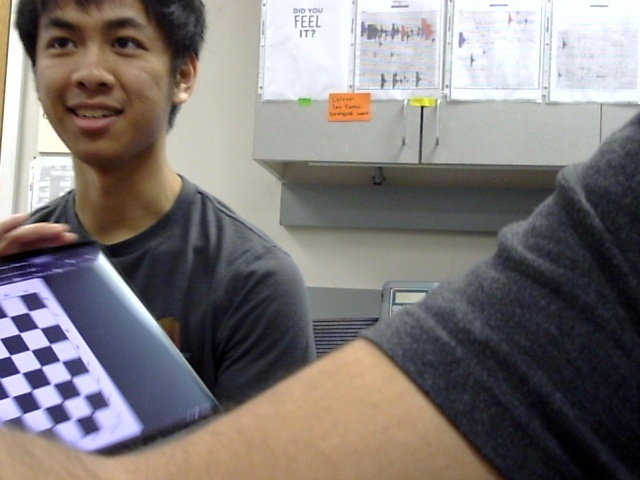
#> input picture images/left/imgLeft0.jpg, 640 x 480 px; its folder holds 4 pictures in this run
$ python cameradepth.py
#> lines starting #> are read from the running program, lines starting #| are printed output that depends on the picture; after the words box and inside, x2 and y2 are one past the last pixel; in counts of white or black regions, pixels touching at a corner belong together
import numpy as np
import cv2 as cv
import glob
from matplotlib import pyplot as plt
from mpl_toolkits import mplot3d
from mpl_toolkits.mplot3d import Axes3D as a3d

imageL = []
imageR = []

# termination criteria
criteria = (cv.TERM_CRITERIA_EPS + cv.TERM_CRITERIA_MAX_ITER, 30, 0.001)

# prepare object points, like (0,0,0), (1,0,0), (2,0,0) ....,(6,5,0)
objp = np.zeros((5*7,3), np.float32)
objp[:,:2] = np.mgrid[0:5,0:7].T.reshape(-1,2)

# Arrays to store object points and image points from all the images.
objpoints = [] # 3d point in real world space
imgpoints = [] # 2d points in image plane.


imagesLeft = glob.glob('C:\\Users\\chris\\OpenCV Practice\\images\\left\\*.jpg')
imagesRight =glob.glob('C:\\Users\\chris\\OpenCV Practice\\images\\right\\*.jpg')
imageL='C:\\Users\\chris\\OpenCV Practice\\images\\left\\*.jpg'
imageR='C:\\Users\\chris\\OpenCV Practice\\images\\right\\*.jpg'

# [4 lines of commented-out code are left out]

def calibrate_camera(image_folder):
    for fname in image_folder:
        img = cv.imread(fname)
#> img is the input picture: shape (480, 640, 3); mean B, G, R 120.3, 121.1, 126.8
        gray = cv.cvtColor(img, cv.COLOR_BGR2GRAY)
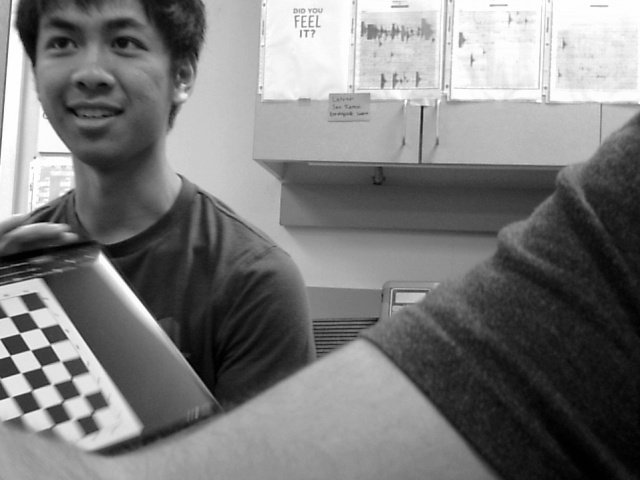
#> gray: shape (480, 640); min 0, max 255, mean 122.7
        # Find the chess board corners
        ret, corners = cv.findChessboardCorners(gray, (5,7), None)
#> ret = False; corners = None
        # If found, add object points, image points (after refining them)
        if ret == True:
            objpoints.append(objp)

            corners2 = cv.cornerSubPix(gray,corners, (11,11), (-1,-1), criteria)
            imgpoints.append(corners2)

        # Draw and display the corners
            cv.drawChessboardCorners(img, (5,7), corners2, ret)
#> pass 2 of the loop in calibrate_camera, `for fname in image_folder:`:
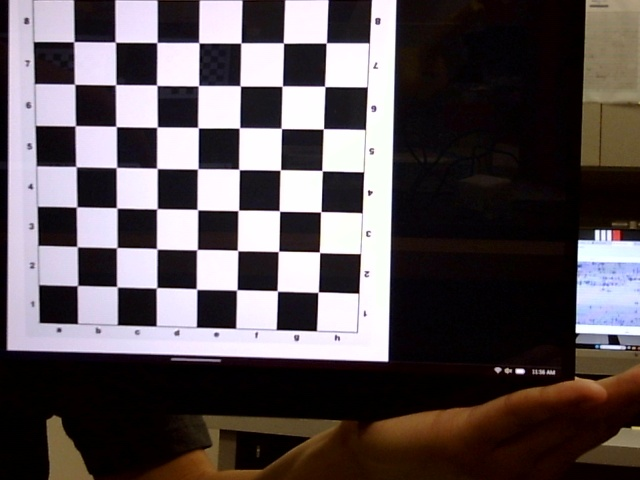
#> input picture images/left/imgLeft1.jpg, 640 x 480 px
#> in calibrate_camera, img is the input picture: shape (480, 640, 3); mean B, G, R 83.4, 80.8, 89.2
#> in calibrate_camera, `gray = cv.cvtColor(img, cv.COLOR_BGR2GRAY)`:
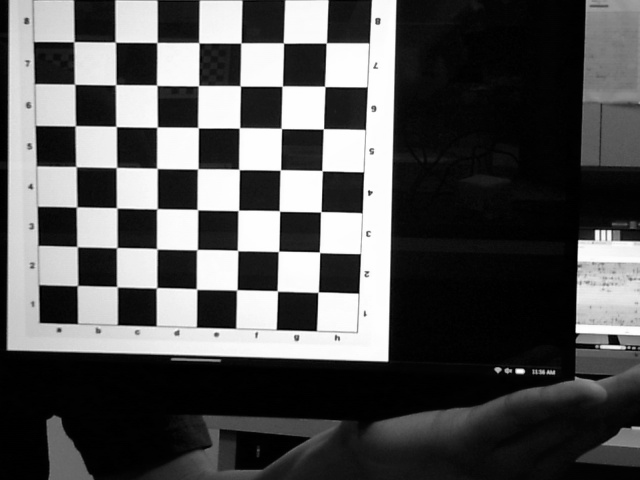
#> gray: shape (480, 640); min 0, max 255, mean 83.6
#> pass 3 of the loop in calibrate_camera, `for fname in image_folder:`:
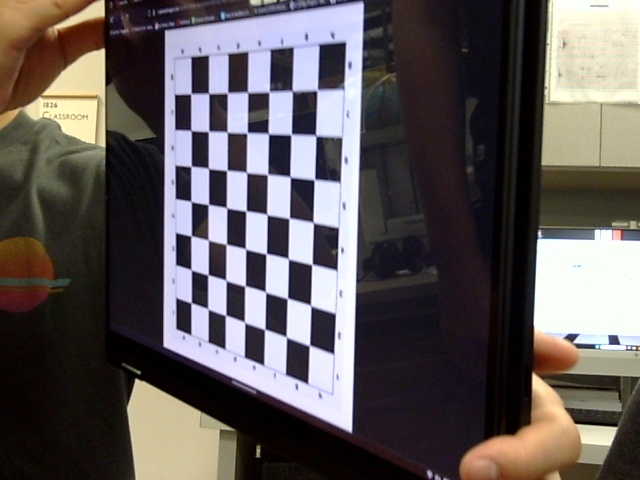
#> input picture images/left/imgLeft10.jpg, 640 x 480 px
#> in calibrate_camera, img is the input picture: shape (480, 640, 3); mean B, G, R 88.4, 88.6, 95.1
#> in calibrate_camera, `gray = cv.cvtColor(img, cv.COLOR_BGR2GRAY)`:
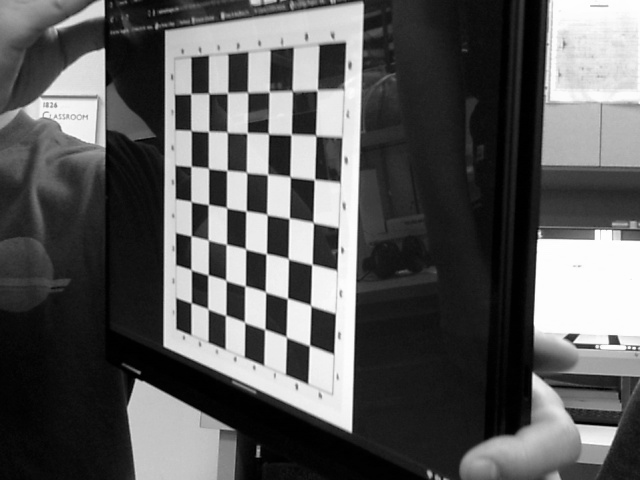
#> gray: shape (480, 640); min 0, max 255, mean 90.5
#> ret = True; corners = 35 rows, first 8: [265, 330], [244.6, 322.4], [226.3, 314.4], [207.9, 308.7], [192.1, 301.5], [265.6, 292], [245.7, 284.8], [226.5, 282.1]
#> corners2 = 35 rows, first 8: [264.7, 329.3], [244.5, 322.3], [225.6, 315.3], [207.9, 308.9], [191.2, 302.8], [265.5, 292], [245.1, 285.9], [225.9, 280.3]
#> in calibrate_camera, `cv.drawChessboardCorners(img, (5,7), corners2, ret)`:
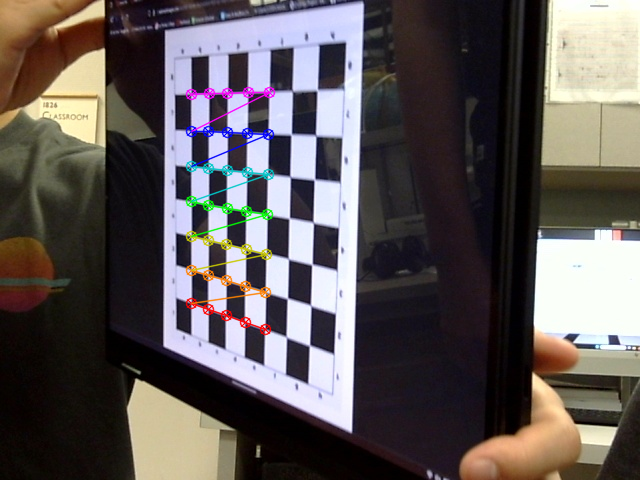
#> img: shape (480, 640, 3); 1.92% of pixels changed, all inside (x1, y1, x2, y2) = (185, 86, 276, 336)
#> the loop made 4 passes; the first 3 are shown
            #cv.imshow('img', img)
            #cv.waitKey(100)
    cv.destroyAllWindows()
    ret, mtx, dist, rvecs, tvecs = cv.calibrateCamera(objpoints, imgpoints, gray.shape[::-1], None, None)

    h,  w = img.shape[:2]
#> h = 480; w = 640
    newcameramtx, roi = cv.getOptimalNewCameraMatrix(mtx, dist, (w,h), 1, (w,h))
    dst = cv.undistort(img, mtx, dist, None, newcameramtx)
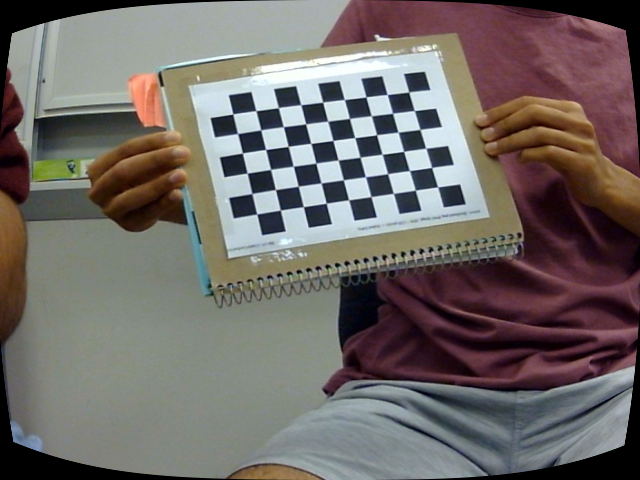
#> dst: shape (480, 640, 3); mean B, G, R 103, 106, 112.3
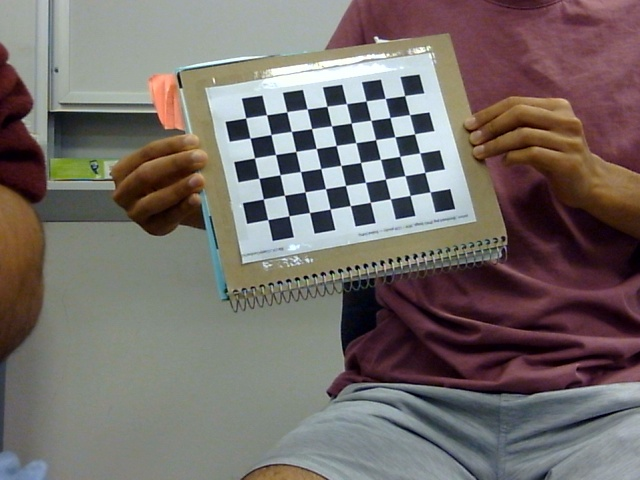
#> img: shape (480, 640, 3); mean B, G, R 106.1, 109.3, 117

    # crop the image
    #x, y, w, h = roi
    #dst = dst[y:y+h, x:x+w]

    mean_error = 0
    for i in range(len(objpoints)):
        imgpoints2, _ = cv.projectPoints(objpoints[i], rvecs[i], tvecs[i], mtx, dist)
        error = cv.norm(imgpoints[i], imgpoints2, cv.NORM_L2)/len(imgpoints2)
        mean_error += error

    print( "total error: {}".format(mean_error/len(objpoints)) )

    return mtx, dist, dst, newcameramtx, roi, rvecs, tvecs, imgpoints

mtxL,distL,dstL,nmtxL,roiL, rL,tL, imgpointsL=calibrate_camera(imagesLeft)
#> (the run stopped early here; a loop or call above may not have finished)
